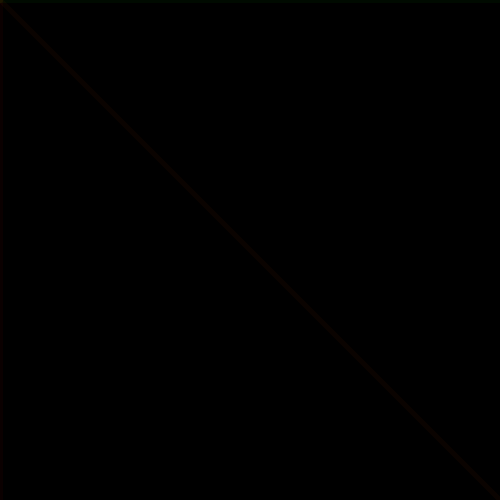
Frame 1 (no input)
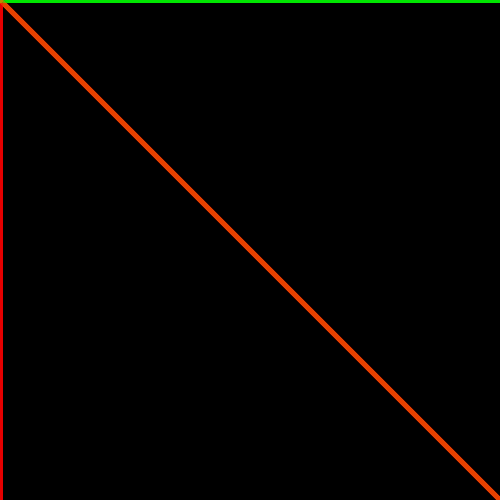
Frame 60 (the mouse pressed at the canvas centre just before this capture)
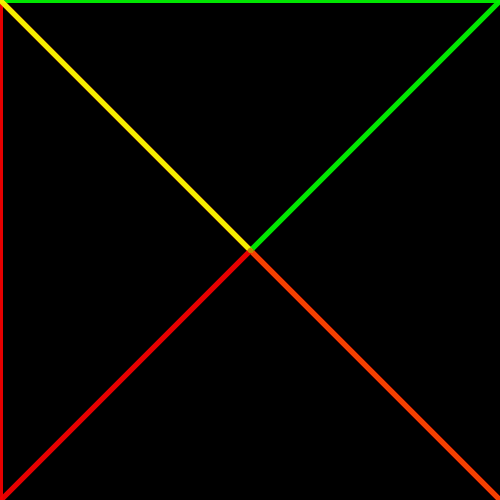
Frame 120 (the mouse held since frame 60 and released just before this capture)

The Processing sketch that drew these frames (run headless with seeded random() and noise(); from frame 60 on, the mouse is pressed at the canvas centre):

// Processing sketch: processing_36148
// ── processing_36148.pde

void setup(){
  size(500,500);
  ellipse(mouseX,mouseY,59,59);
  background(0);
 }
  
  void draw(){
    
     
    float x = mouseX;
    float y = mouseY;
    strokeWeight(5);
   stroke(255,255,0,10);
   line(mouseX,mouseY,0,0);
   stroke(255,72,0,10);
   line(mouseX,mouseY,500,500);
      stroke(255,0,0,10);
   line(mouseX,mouseY,0,500);

   stroke(0,255,0,10);
   line(mouseX,mouseY,500,0);

  
}
                
                
